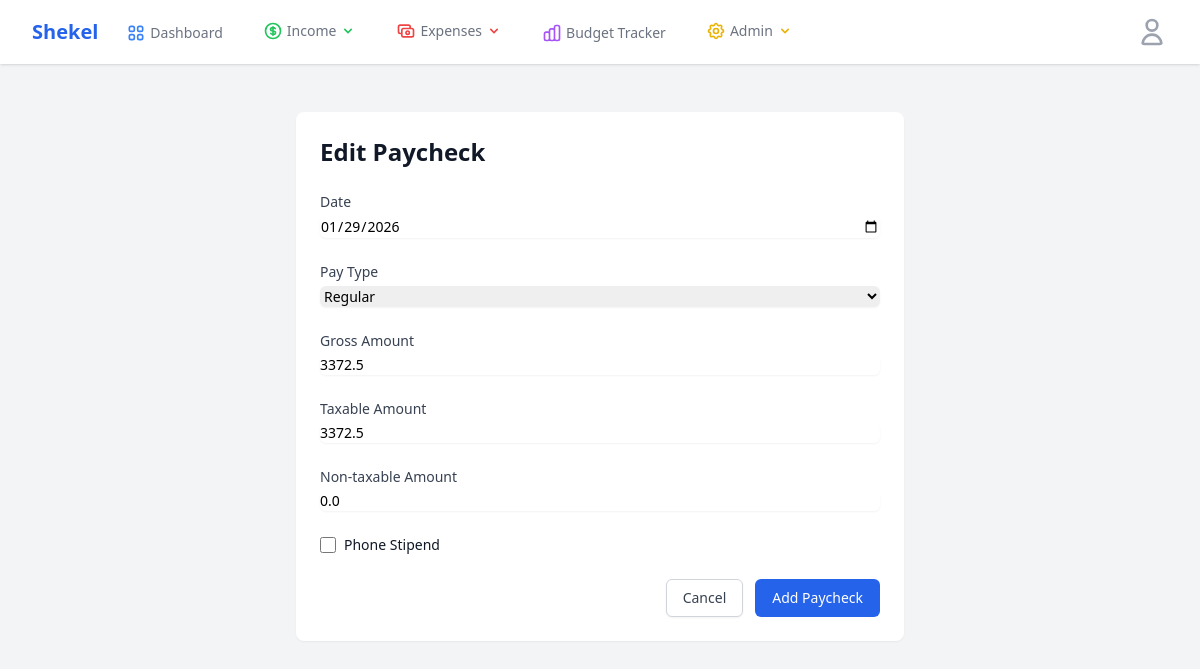
Screenshot of /salary/edit-paycheck/27 (signed in) with the database file from the repository.
### app/models.py (models this page shows, shortened)
class Paycheck(db.Model):
    id = db.Column(db.Integer, primary_key=True)
    date = db.Column(db.Date, nullable=False, index=True)
    pay_type = db.Column(db.String(20), nullable=False)  # Regular, Third
    gross_amount = db.Column(db.Float, nullable=False)
    taxable_amount = db.Column(db.Float, nullable=False)
    non_taxable_amount = db.Column(db.Float, nullable=False)
    net_amount = db.Column(db.Float, nullable=False)
    phone_stipend = db.Column(db.Boolean, default=False)
    user_id = db.Column(db.Integer, db.ForeignKey("user.id"), nullable=False)
    created_at = db.Column(db.DateTime, default=datetime.utcnow)

### app/routes.py (the view)
@main.route("/salary/edit-paycheck/<int:id>", methods=["GET", "POST"])
@login_required
def edit_paycheck(id):
    paycheck = Paycheck.query.filter_by(id=id, user_id=current_user.id).first_or_404()
    form = PaycheckForm()
    if form.validate_on_submit():
        paycheck.date = form.date.data
        paycheck.pay_type = form.pay_type.data
        paycheck.gross_amount = form.gross_amount.data
        paycheck.taxable_amount = form.taxable_amount.data
        paycheck.non_taxable_amount = form.non_taxable_amount.data
        paycheck.phone_stipend = form.phone_stipend.data
        paycheck.net_amount = form.gross_amount.data - (form.taxable_amount.data * 0.25)
        try:
            db.session.commit()
            flash("Paycheck updated successfully!")
            return redirect(url_for("main.manage_paychecks"))
        except Exception as e:
            db.session.rollback()
            flash(f"Error updating paycheck: {str(e)}")
    elif request.method == "GET":
        form.date.data = paycheck.date
        form.pay_type.data = paycheck.pay_type
        form.gross_amount.data = paycheck.gross_amount
        form.taxable_amount.data = paycheck.taxable_amount
        form.non_taxable_amount.data = paycheck.non_taxable_amount
        form.phone_stipend.data = paycheck.phone_stipend
    return render_template(
        "finance/edit_paycheck.html",
        title="Edit Paycheck",
        form=form,
        paycheck=paycheck,
    )

### app/forms.py
class PaycheckForm(FlaskForm):
    date = DateField("Date", validators=[DataRequired()])
    pay_type = SelectField(
        "Pay Type",
        choices=[("Regular", "Regular"), ("Third", "Third")],
        validators=[DataRequired()],
    )
    gross_amount = FloatField(
        "Gross Amount", validators=[DataRequired(), NumberRange(min=0)]
    )
    taxable_amount = FloatField(
        "Taxable Amount", validators=[DataRequired(), NumberRange(min=0)]
    )
    non_taxable_amount = FloatField(
        "Non-taxable Amount", validators=[DataRequired(), NumberRange(min=0)]
    )
    phone_stipend = BooleanField("Phone Stipend")
    submit = SubmitField("Add Paycheck")

### app/models.py (called while the page is built)
@login_manager.user_loader
def load_user(id):
    return User.query.get(int(id))

    def has_permission(self, permission):
        return (
            self.role is not None and (self.role.permissions & permission) == permission
        )

    def can_manage_users(self):
        return self.has_permission(Role.MANAGE_USERS)

### app/templates/finance/edit_paycheck.html (shortened to what this page needs)
{% extends "base.html" %}
{% block content %}
<div class="max-w-2xl mx-auto py-6 sm:px-6 lg:px-8">
    <div class="bg-white shadow-sm rounded-lg">
        <div class="px-4 py-5 sm:p-6">
            <h1 class="text-2xl font-bold text-gray-900 mb-4">Edit Paycheck</h1>
            <form method="POST" class="space-y-6">
                <div>
                    <label for="date" class="block text-sm font-medium text-gray-700">Date</label>
                    <div class="mt-1">
                        {{ form.date(class="shadow-sm focus:ring-blue-500 focus:border-blue-500 block w-full sm:text-sm
                        border-gray-300 rounded-md", type="date") }}
                    </div>
                </div>
                <div>
                    <label for="pay_type" class="block text-sm font-medium text-gray-700">Pay Type</label>
                    <div class="mt-1">
                        {{ form.pay_type(class="shadow-sm focus:ring-blue-500 focus:border-blue-500 block w-full
                        sm:text-sm border-gray-300 rounded-md") }}
                    </div>
                </div>
                <div>
                    <label for="gross_amount" class="block text-sm font-medium text-gray-700">Gross Amount</label>
                    <div class="mt-1">
                        {{ form.gross_amount(class="shadow-sm focus:ring-blue-500 focus:border-blue-500 block w-full
                        sm:text-sm border-gray-300 rounded-md") }}
                    </div>
                </div>
                <div>
                    <label for="taxable_amount" class="block text-sm font-medium text-gray-700">Taxable Amount</label>
                    <div class="mt-1">
                        {{ form.taxable_amount(class="shadow-sm focus:ring-blue-500 focus:border-blue-500 block w-full
                        sm:text-sm border-gray-300 rounded-md") }}
                    </div>
                </div>
                <div>
                    <label for="non_taxable_amount" class="block text-sm font-medium text-gray-700">Non-taxable
                        Amount</label>
                    <div class="mt-1">
                        {{ form.non_taxable_amount(class="shadow-sm focus:ring-blue-500 focus:border-blue-500 block
                        w-full sm:text-sm border-gray-300 rounded-md") }}
                    </div>
                </div>
                <div class="flex items-center">
                    {{ form.phone_stipend(class="h-4 w-4 text-blue-600 focus:ring-blue-500 border-gray-300 rounded") }}
                    <label for="phone_stipend" class="ml-2 block text-sm text-gray-900">Phone Stipend</label>
                </div>
                <div class="flex justify-end space-x-3">
                    <a href="{{ url_for('main.manage_paychecks') }}"
                        class="px-4 py-2 border border-gray-300 shadow-sm text-sm font-medium rounded-md text-gray-700 bg-white hover:bg-gray-50">
                        Cancel
                    </a>
                    {{ form.submit(class="px-4 py-2 border border-transparent text-sm font-medium rounded-md text-white
                    bg-blue-600 hover:bg-blue-700") }}
                </div>
            </form>
        </div>
    </div>
</div>
{% endblock %}

### rows the page displays
Paycheck: date "01/29/2026", pay_type "Regular", gross_amount "3372.5", taxable_amount "3372.5", non_taxable_amount "0.0"
